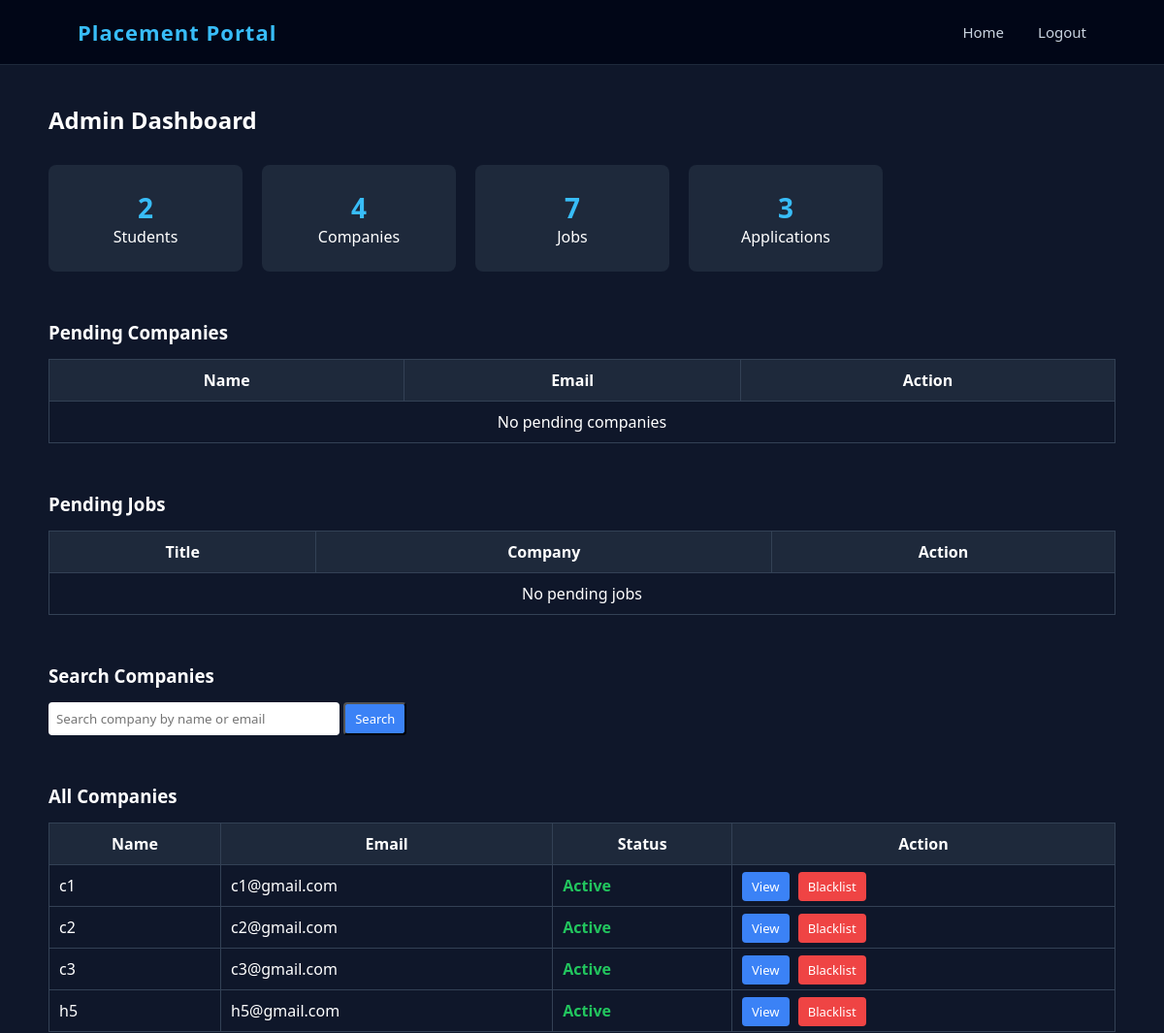
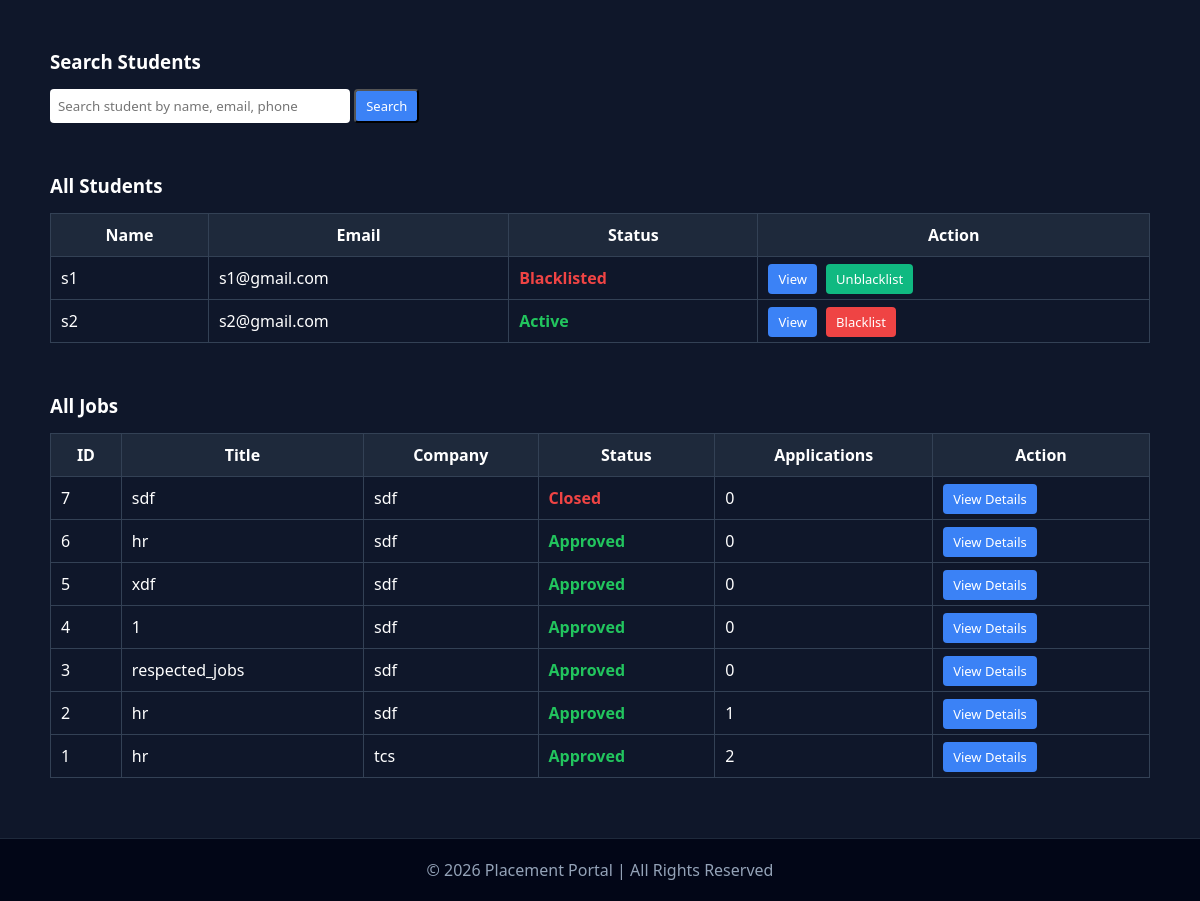
Page /admin_dashboard (signed in) on the committed database (2 pictures, top to bottom).
### app.py (models this page shows)
class User(db.Model):
    __tablename__ = "users"
    id = db.Column(db.Integer, primary_key=True)
    name = db.Column(db.String(100), nullable=False)
    email = db.Column(db.String(120), unique=True, nullable=False)
    password = db.Column(db.String(200), nullable=False)
    role = db.Column(db.String(20), nullable=False)
    phone = db.Column(db.String(15))
    is_active = db.Column(db.Boolean, default=True)
    is_approved = db.Column(db.Boolean, default=False)
    created_at = db.Column(db.DateTime, default=datetime.utcnow)
    student_profile = db.relationship(
        "StudentProfile",
        back_populates="user",
        uselist=False
    )
    company_profile = db.relationship(
        "CompanyProfile",
        back_populates="user",
        uselist=False
    )

class Job(db.Model):
    __tablename__ = "jobs"
    id = db.Column(db.Integer, primary_key=True)
    company_id = db.Column(
        db.Integer,
        db.ForeignKey("company_profiles.id")
    )
    title = db.Column(db.String(150))
    description = db.Column(db.Text)
    skills = db.Column(db.String(200))
    salary = db.Column(db.String(50))
    job_type = db.Column(db.String(50), default="Full-time")
    is_approved = db.Column(db.Boolean, default=False)
    posted_at = db.Column(db.DateTime, default=datetime.utcnow)
    company = db.relationship("CompanyProfile", back_populates="jobs")
    is_closed = db.Column(db.Boolean, default=False)
    applications = db.relationship(
        "Application",
        back_populates="job"
    )

class CompanyProfile(db.Model):
    __tablename__ = "company_profiles"
    id = db.Column(db.Integer, primary_key=True)
    user_id = db.Column(
        db.Integer,
        db.ForeignKey("users.id"),
        nullable=False
    )
    company_name = db.Column(db.String(150))
    industry = db.Column(db.String(100))
    website = db.Column(db.String(150))
    location = db.Column(db.String(100))
    company_size = db.Column(db.String(50))
    user = db.relationship("User", back_populates="company_profile")
    jobs = db.relationship(
        "Job",
        back_populates="company"
    )

### app.py (the view)
@app.route("/admin_dashboard")
def admin_dashboard():
    if "user_id" not in session or session.get("role") != "admin":
        return redirect("/login")
    student_search = request.args.get("student_search")
    company_search = request.args.get("company_search")
    total_students = User.query.filter_by(role="student").count()
    total_companies = User.query.filter_by(role="company").count()
    total_jobs = Job.query.count()
    total_applications = Application.query.count()
    pending_companies = User.query.filter_by(role="company", is_approved=False).all()
    pending_jobs = Job.query.filter_by(is_approved=False).all()
    students_query = User.query.filter_by(role="student")
    if student_search:
        students_query = students_query.filter(
            (User.name.ilike(f"%{student_search}%")) |
            (User.email.ilike(f"%{student_search}%")) |
            (User.phone.ilike(f"%{student_search}%"))
        )
    all_students = students_query.all()
    companies_query = User.query.filter_by(role="company")
    if company_search:
        companies_query = companies_query.filter(
            (User.name.ilike(f"%{company_search}%")) |
            (User.email.ilike(f"%{company_search}%"))
        )
    all_companies = companies_query.all()
    all_jobs = Job.query.order_by(Job.posted_at.desc()).all()
    return render_template(
        "admin_dashboard.html",
        total_students=total_students,
        total_companies=total_companies,
        total_jobs=total_jobs,
        total_applications=total_applications,
        pending_companies=pending_companies,
        pending_jobs=pending_jobs,
        all_students=all_students,
        all_companies=all_companies,
        all_jobs=all_jobs
    )

### templates/admin_dashboard.html (shortened to what this page needs)
{% extends "base.html" %}
{% block content %}
<div class="container">
    <h2 class="page-title">Admin Dashboard</h2>
    <div class="stats-wrapper">
        <div class="stat-card">
            <h3>{{ total_students }}</h3>
            <p>Students</p>
        </div>
        <div class="stat-card">
            <h3>{{ total_companies }}</h3>
            <p>Companies</p>
        </div>
        <div class="stat-card">
            <h3>{{ total_jobs }}</h3>
            <p>Jobs</p>
        </div>
        <div class="stat-card">
            <h3>{{ total_applications }}</h3>
            <p>Applications</p>
        </div>
    </div>
    <h3 class="section-title">Pending Companies</h3>
    <table class="main-table">
        <tr>
            <th>Name</th>
            <th>Email</th>
            <th>Action</th>
        </tr>
        {% for c in pending_companies %}
        <tr>
            <td>{{ c.name }}</td>
            <td>{{ c.email }}</td>
            <td>
                <a class="btn approve" href="/admin/company/{{ c.id }}/approve">Approve</a>
                <a class="btn reject" href="/admin/company/{{ c.id }}/reject">Reject</a>
            </td>
        </tr>
        {% else %}
        <tr>
            <td colspan="3" style="text-align:center;">No pending companies</td>
        </tr>
        {% endfor %}
    </table>
    <h3 class="section-title">Pending Jobs</h3>
    <table class="main-table">
        <tr>
            <th>Title</th>
            <th>Company</th>
            <th>Action</th>
        </tr>
        {% for j in pending_jobs %}
        <tr>
            <td>{{ j.title }}</td>
            <td>{{ j.company.company_name }}</td>
            <td>
                <a class="btn approve" href="/admin/job/{{ j.id }}/approve">Approve</a>
                <a class="btn reject" href="/admin/job/{{ j.id }}/reject">Reject</a>
            </td>
        </tr>
        {% else %}
        <tr>
            <td colspan="3" style="text-align:center;">No pending jobs</td>
        </tr>
        {% endfor %}
    </table>
<h3 class="section-title">Search Companies</h3>
<form method="GET" action="/admin_dashboard" style="margin-bottom:15px;">
    <input type="text" name="company_search"
           placeholder="Search company by name or email"
           style="padding:8px; width:300px; border-radius:4px; border:none;">
    <button class="btn view">Search</button>
</form>
    <h3 class="section-title">All Companies</h3>
    <table class="main-table">
        <tr>
            <th>Name</th>
            <th>Email</th>
            <th>Status</th>
            <th>Action</th>
        </tr>
        {% for c in all_companies %}
        <tr>
            <td>{{ c.name }}</td>
            <td>{{ c.email }}</td>
            <td>
                {% if c.is_active %}
                <span class="active">Active</span>
                {% else %}
                <span class="blacklisted">Blacklisted</span>
                {% endif %}
            </td>
            <td>
                <a class="btn view" href="/admin/company/{{ c.id }}">View</a>
                {% if c.is_active %}
                <a class="btn blacklist" href="/admin/company/{{ c.id }}/blacklist">Blacklist</a>
                {% else %}
                <a class="btn unblacklist" href="/admin/company/{{ c.id }}/unblacklist">Unblacklist</a>
                {% endif %}
            </td>
        </tr>
        {% endfor %}
    </table>
<h3 class="section-title">Search Students</h3>
<form method="GET" action="/admin_dashboard" style="margin-bottom:15px;">
    <input type="text" name="student_search"
           placeholder="Search student by name, email, phone"
           style="padding:8px; width:300px; border-radius:4px; border:none;">
    <button class="btn view">Search</button>
</form>
    <h3 class="section-title">All Students</h3>
    <table class="main-table">
        <tr>
            <th>Name</th>
            <th>Email</th>
            <th>Status</th>
            <th>Action</th>
        </tr>
        {% for s in all_students %}
        <tr>
            <td>{{ s.name }}</td>
            <td>{{ s.email }}</td>
            <td>
                {% if s.is_active %}
                <span class="active">Active</span>
                {% else %}
                <span class="blacklisted">Blacklisted</span>
                {% endif %}
            </td>
            <td>
                <a class="btn view" href="/admin/student/{{ s.id }}">View</a>
                {% if s.is_active %}
                <a class="btn blacklist" href="/admin/student/{{ s.id }}/blacklist">Blacklist</a>
                {% else %}
                <a class="btn unblacklist" href="/admin/student/{{ s.id }}/unblacklist">Unblacklist</a>
                {% endif %}
            </td>
        </tr>
        {% endfor %}
    </table>
    <h3 class="section-title">All Jobs</h3>
    <table class="main-table">
        <tr>
            <th>ID</th>
            <th>Title</th>
            <th>Company</th>
            <th>Status</th>
            <th>Applications</th>
            <th>Action</th>
        </tr>
        {% for job in all_jobs %}
        <tr>
            <td>{{ job.id }}</td>
            <td>{{ job.title }}</td>
            <td>{{ job.company.company_name }}</td>
            <td>
                {% if job.is_closed %}
                <span class="blacklisted">Closed</span>
                {% elif job.is_approved %}
                <span class="active">Approved</span>
                {% else %}
                <span style="color:orange;">Pending</span>
                {% endif %}
            </td>
            <td>{{ job.applications|length }}</td>
            <td>
                <a class="btn view" href="/admin/job/{{ job.id }}/applications">
                    View Details
                </a>
            </td>
        </tr>
        {% else %}
        <tr>
            <td colspan="6" style="text-align:center;">No jobs found</td>
        </tr>
        {% endfor %}
    </table>
</div>
{% endblock %}

### templates/base.html (style rules this page uses)
* { margin: 0; padding: 0; box-sizing: border-box; font-family: "Segoe UI", Arial, sans-serif; }
body { background: #0f172a; color: #e2e8f0; }
.container { width: 85%; margin: auto; }

### templates/admin_dashboard.html (style rules this page uses)
body { background: #0f172a; font-family: Arial, sans-serif; color: white; }
.container { width: 1100px; margin: 40px auto; }
.page-title { margin-bottom: 30px; }
.section-title { margin-top: 50px; margin-bottom: 15px; }
.stats-wrapper { display: flex; gap: 20px; margin-bottom: 40px; }
.stat-card { background: #1e293b; padding: 25px; border-radius: 8px; width: 200px; text-align: center; }
.stat-card h3 { font-size: 28px; color: #38bdf8; }
.main-table { width: 100%; border-collapse: collapse; margin-bottom: 30px; }
.main-table th, .main-table td { border: 1px solid #334155; padding: 10px; }
.main-table th { background: #1e293b; }
.btn { padding: 6px 10px; text-decoration: none; border-radius: 4px; font-size: 13px; margin-right: 5px; }
.view { background: #3b82f6; color: white; }
.blacklist { background: #ef4444; color: white; }
.unblacklist { background: #10b981; color: white; }
.active { color: #22c55e; font-weight: bold; }
.blacklisted { color: #ef4444; font-weight: bold; }

### rows in the picture
User: name "c1", email "c1@gmail.com", is_active "Active"
User: name "c2", email "c2@gmail.com", is_active "Active"
User: name "c3", email "c3@gmail.com", is_active "Active"
User: name "h5", email "h5@gmail.com", is_active "Active"
User: name "s1", email "s1@gmail.com", is_active "Blacklisted"
User: name "s2", email "s2@gmail.com", is_active "Active"
Job: id "7", title "sdf", company.company_name "sdf", is_closed "Closed", applications|length "0"
Job: id "6", title "hr", company.company_name "sdf", is_closed "Approved", applications|length "0"
Job: id "5", title "xdf", company.company_name "sdf", is_closed "Approved", applications|length "0"
Job: id "4", title "1", company.company_name "sdf", is_closed "Approved", applications|length "0"
Job: id "3", title "respected_jobs", company.company_name "sdf", is_closed "Approved", applications|length "0"
Job: id "2", title "hr", company.company_name "sdf", is_closed "Approved", applications|length "1"
Job: id "1", title "hr", company.company_name "tcs", is_closed "Approved", applications|length "2"

### other values in the picture
{{ total_students }} "2"
{{ total_companies }} "4"
{{ total_jobs }} "7"
{{ total_applications }} "3"
